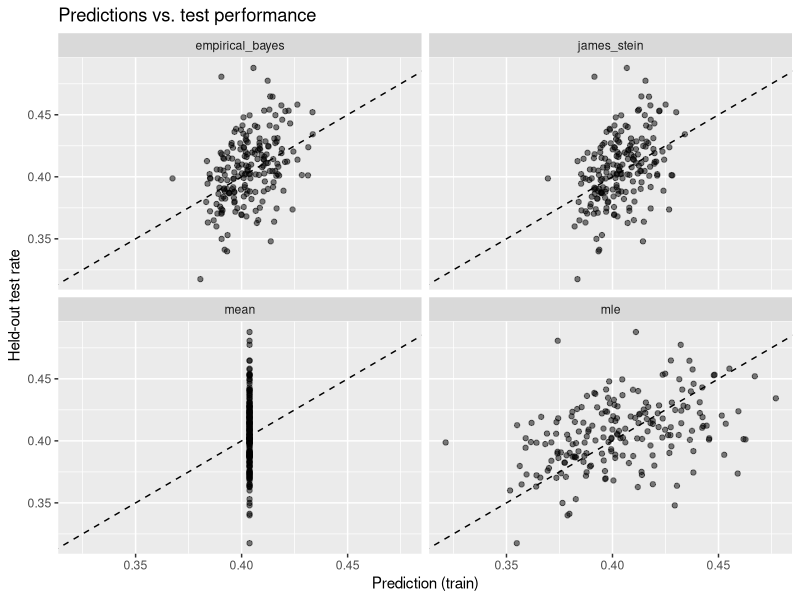
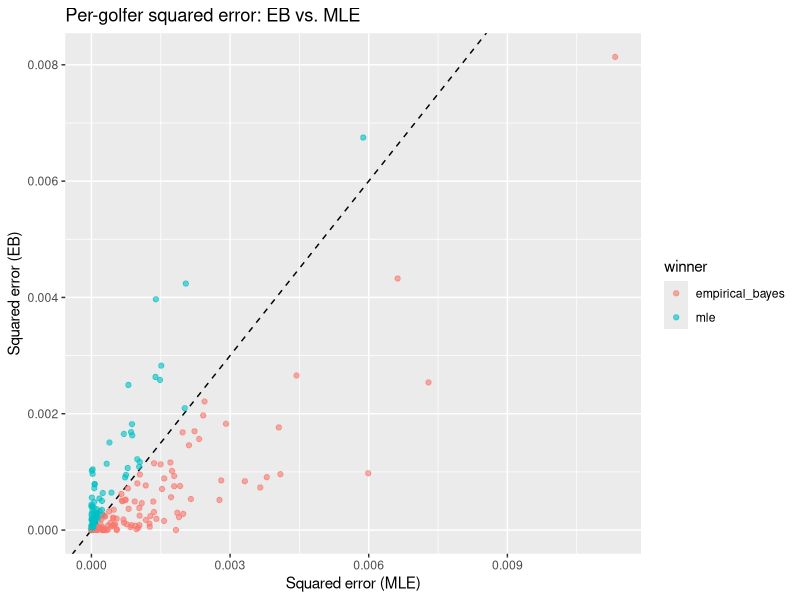

Reproduce these figures in R, in order.
#######################
### Authors: RB, JP ###
#######################

#############
### SETUP ###
#############

# install.packages(c("ggplot2", "tidyverse"))
library(ggplot2)
library(tidyverse)

set.seed(13)

########################
### HELPER FUNCTIONS ###
########################

positive_part_js = function(x, sigma2) {
    # Centered shrinkage estimates one dimension through mean(x), so k >= 4.
    center = mean(x)
    spread = sum((x - center)^2)
    shrinkage_factor = max(0, 1 - ((length(x) - 3) * sigma2) / spread)
    center + shrinkage_factor * (x - center)
}

mse = function(truth, prediction) {
    mean((truth - prediction)^2)
}

####################
### GOLF PUTTING ###
####################

putts_train = read_csv("../data/13_putts-train.csv")
putts_test = read_csv("../data/13_putts-test.csv")

mu_hat = with(putts_train, weighted.mean(X, N))
C_hat = mu_hat * (1 - mu_hat)
tau2_hat = max(var(putts_train$X) - mean(C_hat / putts_train$N), 0)
sigma2_common = mean(C_hat / putts_train$N)

predictions = putts_train |>
    mutate(
        mean = mean(X),
        mle = X,
        empirical_bayes = mu_hat +
            tau2_hat / (tau2_hat + C_hat / N) * (X - mu_hat),
        james_stein = positive_part_js(X, sigma2_common)
    ) |>
    mutate(across(c(mean, mle, empirical_bayes, james_stein), ~ pmin(pmax(.x, 0), 1)))
predictions
#Shrinkage targets:
#MLE: no shrinkage, empirical_bayes: mu hat(population mean), james stein: (league mean)
#Strengths:
#MLE: none, empirical bayes: tau2_hat / (tau2_hat + C_hat / N) * (X - mu_hat), james stein max(0, 1 - ((length(x) - 3) * sigma2) / spread)
#Players with more putts will have a lower variance because there is more data, but replacing with common throws away this information.
#Standardizing as (X - X-bar)/sqrt(C/N) rescales deviations to ~unit variance, recovering per-golfer weighting before a JS-style rule.


methods = c("mean", "mle", "empirical_bayes", "james_stein")

leaderboards = map(methods, ~ predictions |>
    arrange(desc(.data[[.x]])) |>
    transmute(Player, rate = .data[[.x]], rank = row_number())) |>
    set_names(methods)

dispersion = predictions |>
    summarise(across(all_of(methods),
        list(range = ~ max(.x) - min(.x),
             sd = ~ sd(.x),
             move_from_mle = ~ mean(abs(.x - mle))))) |>
    pivot_longer(everything(), names_to = c("method", "stat"), names_pattern = "(.*)_(range|sd|move_from_mle)") |>
    pivot_wider(names_from = stat, values_from = value)
dispersion

top5 = map(leaderboards, ~ head(.x$Player, 5))
bottom5 = map(leaderboards, ~ tail(.x$Player, 5))
top5
bottom5

#The raw MLE leaderboard is most dispersed because observed rates carry sampling noise on top of true skill, exaggerating the extremes; shrinkage discounts that noise so EB/JS compress the range and barely reorder the top/bottom five.

### TASK 3: REVEAL THE TEST SET ###

evaluated = predictions |>
    select(Player, all_of(methods)) |>
    left_join(putts_test |> rename(test = X), by = "Player")

mse_table = evaluated |>
    summarise(across(all_of(methods), ~ mse(test, .x))) |>
    pivot_longer(everything(), names_to = "method", values_to = "mse") |>
    arrange(mse)
mse_table

plot_data = evaluated |>
    pivot_longer(all_of(methods), names_to = "method", values_to = "prediction")

ggplot(plot_data, aes(prediction, test)) +
    geom_abline(slope = 1, intercept = 0, linetype = "dashed") +
    geom_point(alpha = 0.5) +
    facet_wrap(~ method) +
    labs(x = "Prediction (train)", y = "Held-out test rate", title = "Predictions vs. test performance")

#EB wins on MSE, then JS, then the grand mean, with the raw MLE last; shrinking toward the league mean removes sampling noise that the MLE overfits, and EB edges JS by weighting each golfer by their own sample size rather than a common variance.


dilemma = evaluated |>
    transmute(Player, test,
        se_mle = (test - mle)^2,
        se_eb = (test - empirical_bayes)^2,
        winner = if_else(se_eb < se_mle, "empirical_bayes", "mle"))

win_counts = count(dilemma, winner)
win_counts

ggplot(dilemma, aes(se_mle, se_eb, color = winner)) +
    geom_abline(slope = 1, intercept = 0, linetype = "dashed") +
    geom_point(alpha = 0.6) +
    labs(x = "Squared error (MLE)", y = "Squared error (EB)",
         title = "Per-golfer squared error: EB vs. MLE")

#No: EB wins overall MSE but beats the MLE for only ~58% of golfers, so the better aggregate estimator still loses for individuals; this does not contradict the shrinkage result, which guarantees lower total/expected risk, not a per-coordinate win, since shrinking toward the mean hurts golfers whose true skill is genuinely far from it.


# Overrating (prediction > test) is twice as costly as underrating.
asymmetric_loss = function(truth, prediction) {
    error = prediction - truth
    weight = if_else(error > 0, 2, 1)
    mean(weight * error^2)
}

asym_table = evaluated |>
    summarise(across(all_of(methods), ~ asymmetric_loss(test, .x))) |>
    pivot_longer(everything(), names_to = "method", values_to = "asym_loss") |>
    arrange(asym_loss)
asym_table

#The ranking is unchanged (EB best, then JS, mean, MLE), so my preferred estimator stays EB; but every method's loss rises because all four are tuned for symmetric MSE and none deliberately predict low to avoid the costlier overrate. The loss function is part of the modeling decision because the optimal estimator depends on it: under this asymmetry I would shade predictions downward, which symmetric-MSE estimators never do, so picking an estimator without first fixing the loss can leave avoidable cost on the table.
